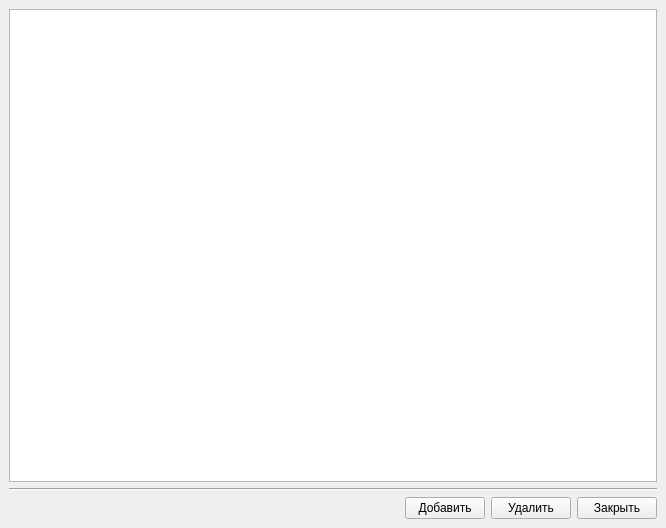
<?xml version="1.0" encoding="UTF-8"?>
<ui version="4.0">
 <class>methods</class>
 <widget class="QMainWindow" name="methods">
  <property name="geometry">
   <rect>
    <x>0</x>
    <y>0</y>
    <width>666</width>
    <height>528</height>
   </rect>
  </property>
  <property name="minimumSize">
   <size>
    <width>666</width>
    <height>528</height>
   </size>
  </property>
  <property name="maximumSize">
   <size>
    <width>666</width>
    <height>528</height>
   </size>
  </property>
  <property name="windowTitle">
   <string>Перечни МВИ</string>
  </property>
  <property name="windowIcon">
   <iconset resource="resources.qrc">
    <normaloff>:/res/img/book1.png</normaloff>:/res/img/book1.png</iconset>
  </property>
  <widget class="QWidget" name="centralwidget">
   <layout class="QGridLayout" name="gridLayout">
    <item row="2" column="0">
     <layout class="QHBoxLayout" name="horizontalLayout">
      <item>
       <spacer name="horizontalSpacer">
        <property name="orientation">
         <enum>Qt::Horizontal</enum>
        </property>
        <property name="sizeHint" stdset="0">
         <size>
          <width>40</width>
          <height>20</height>
         </size>
        </property>
       </spacer>
      </item>
      <item>
       <widget class="QPushButton" name="pushButton">
        <property name="text">
         <string>Добавить</string>
        </property>
       </widget>
      </item>
      <item>
       <widget class="QPushButton" name="pushButton_2">
        <property name="text">
         <string>Удалить</string>
        </property>
       </widget>
      </item>
      <item>
       <widget class="QPushButton" name="pushButton_3">
        <property name="text">
         <string>Закрыть</string>
        </property>
       </widget>
      </item>
     </layout>
    </item>
    <item row="0" column="0">
     <widget class="QTableView" name="tableView">
      <property name="enabled">
       <bool>true</bool>
      </property>
      <attribute name="horizontalHeaderDefaultSectionSize">
       <number>630</number>
      </attribute>
     </widget>
    </item>
    <item row="1" column="0">
     <widget class="Line" name="line">
      <property name="orientation">
       <enum>Qt::Horizontal</enum>
      </property>
     </widget>
    </item>
   </layout>
  </widget>
  <widget class="QMenuBar" name="menubar">
   <property name="geometry">
    <rect>
     <x>0</x>
     <y>0</y>
     <width>666</width>
     <height>21</height>
    </rect>
   </property>
  </widget>
 </widget>
 <resources>
  <include location="resources.qrc"/>
 </resources>
 <connections/>
</ui>
